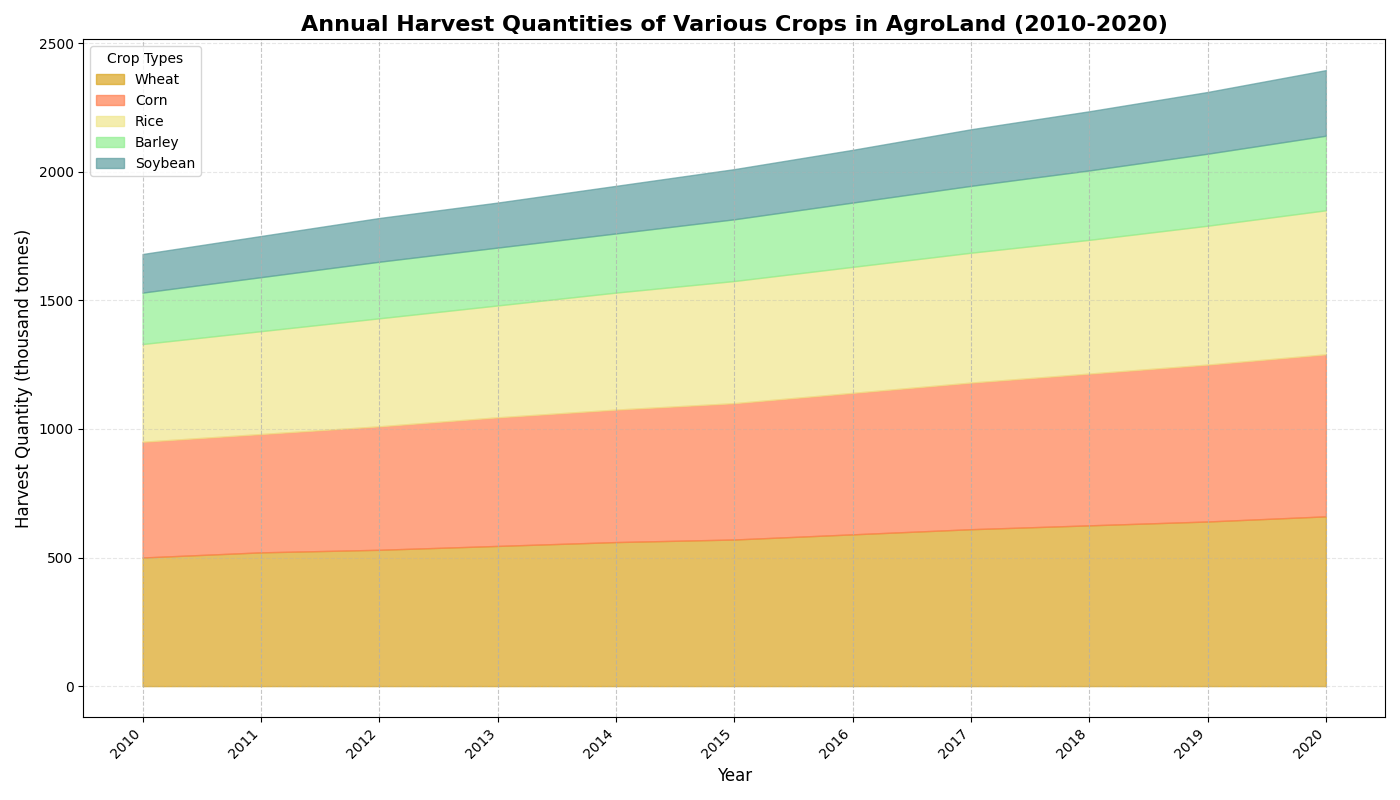

The Python source for this figure:
import matplotlib.pyplot as plt
import numpy as np

# Backstory: Agricultural Produce Trends in AgroLand. We examine the annual harvest quantities of various crops over multiple years.

# Years of data collection
years = np.arange(2010, 2021)

# Simulated data for different types of crops (in thousand tonnes)
wheat_harvest = np.array([500, 520, 530, 545, 560, 570, 590, 610, 625, 640, 660])
corn_harvest = np.array([450, 460, 480, 500, 515, 530, 550, 570, 590, 610, 630])
rice_harvest = np.array([380, 400, 420, 435, 455, 475, 490, 505, 520, 540, 560])
barley_harvest = np.array([200, 210, 220, 225, 230, 240, 250, 260, 270, 280, 290])
soybean_harvest = np.array([150, 160, 170, 175, 185, 195, 205, 220, 230, 240, 255])

# Creating the figure and subplots
fig, ax = plt.subplots(figsize=(14, 8))

# Stacked area plot
ax.fill_between(years, 0, wheat_harvest, color='goldenrod', alpha=0.7, label='Wheat')
ax.fill_between(years, wheat_harvest, wheat_harvest + corn_harvest, color='coral', alpha=0.7, label='Corn')
ax.fill_between(years, wheat_harvest + corn_harvest, wheat_harvest + corn_harvest + rice_harvest, color='khaki', alpha=0.7, label='Rice')
ax.fill_between(years, wheat_harvest + corn_harvest + rice_harvest, wheat_harvest + corn_harvest + rice_harvest + barley_harvest, color='lightgreen', alpha=0.7, label='Barley')
ax.fill_between(years, wheat_harvest + corn_harvest + rice_harvest + barley_harvest, 
                wheat_harvest + corn_harvest + rice_harvest + barley_harvest + soybean_harvest, 
                color='cadetblue', alpha=0.7, label='Soybean')

# Set title and labels
ax.set_title("Annual Harvest Quantities of Various Crops in AgroLand (2010-2020)", fontsize=16, fontweight='bold')
ax.set_xlabel("Year", fontsize=12)
ax.set_ylabel("Harvest Quantity (thousand tonnes)", fontsize=12)

# Configure x-axis ticks
plt.xticks(years, rotation=45, ha="right")

# Add legend
ax.legend(loc='upper left', title='Crop Types')

# Improve readability with grid lines
plt.grid(axis='x', linestyle='--', alpha=0.7)
plt.grid(axis='y', linestyle='--', alpha=0.3)

# Automatically adjust layout
plt.tight_layout()

# Display the plot
plt.show()
